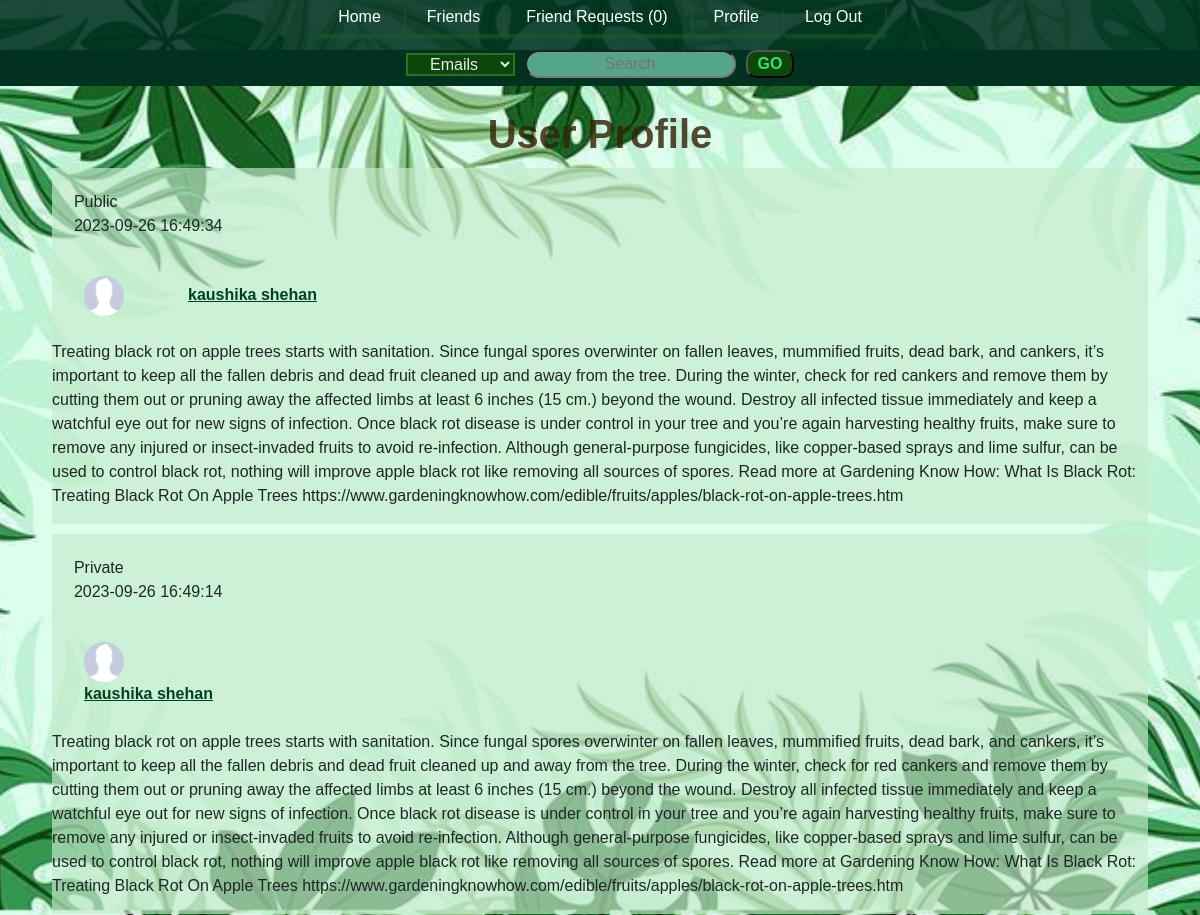
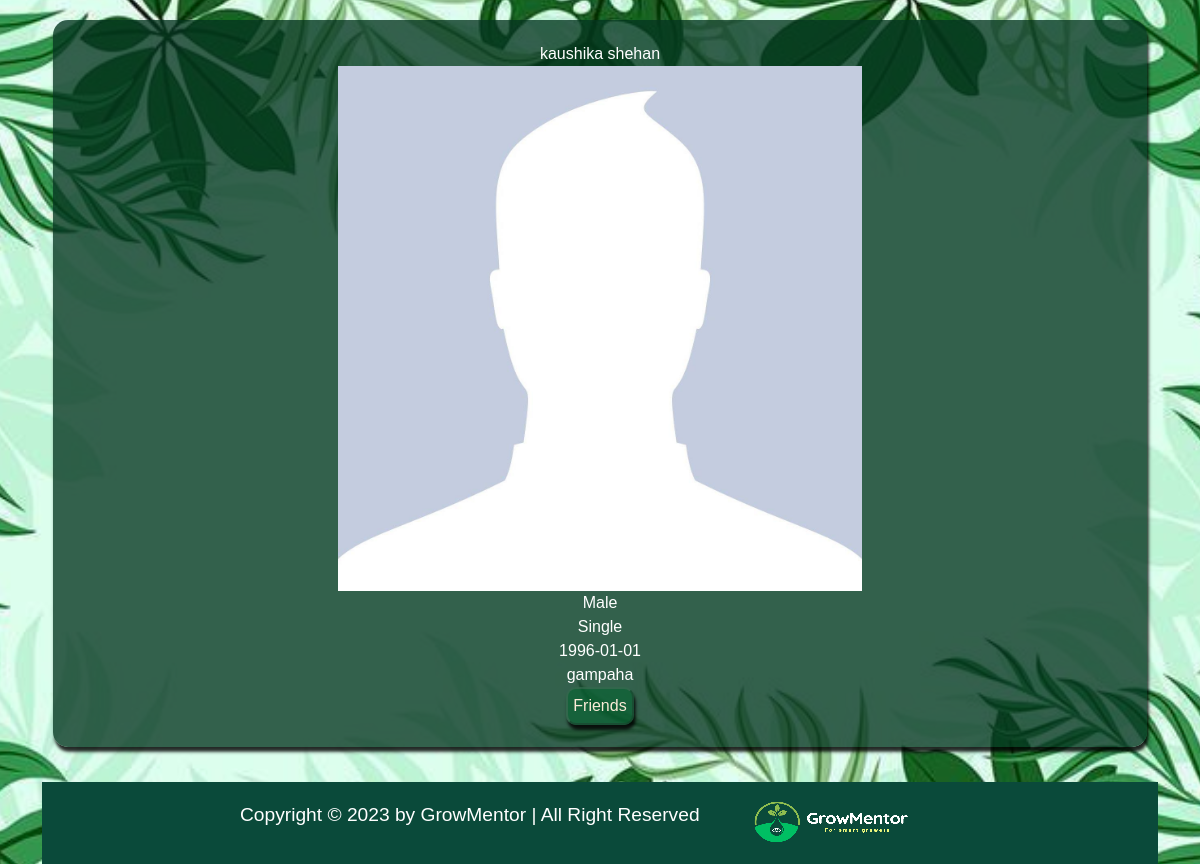
The app's page /profile.php?id=2 (signed in) with its own data (2 pictures, top to bottom).
### tables this page shows
CREATE TABLE `posts` (
  `post_id` int(11) NOT NULL,
  `post_caption` text NOT NULL,
  `post_time` timestamp NOT NULL DEFAULT current_timestamp() ON UPDATE current_timestamp(),
  `post_public` char(1) NOT NULL,
  `post_by` int(11) NOT NULL
);

CREATE TABLE `users` (
  `user_id` int(11) NOT NULL,
  `user_firstname` varchar(20) NOT NULL,
  `user_lastname` varchar(20) NOT NULL,
  `user_nickname` varchar(20) DEFAULT NULL,
  `user_password` varchar(255) NOT NULL,
  `user_email` varchar(255) NOT NULL,
  `user_gender` char(1) NOT NULL,
  `user_birthdate` date NOT NULL,
  `user_status` char(1) DEFAULT NULL,
  `user_about` text DEFAULT NULL,
  `user_hometown` varchar(255) DEFAULT NULL
);

### includes/post.php (the view, shortened to what this page needs)
<?php
echo '<div class="post">';
if($row['post_public'] == 'Y') {
    echo '<p class="public">';
    echo 'Public';
}else {
    echo '<p class="public">';
}
echo '<br>';
echo '<span class="postedtime">' . $row['post_time'] . '</span>';
echo '</p>';
echo '<div>';
include 'profile_picture.php';
echo '<a class="profilelink" href="profile.php?id=' . $row['user_id'] .'">' . $row['user_firstname'] . ' ' . $row['user_lastname'] . '<a>';
echo'</div>';
echo '<br>';
echo '<p class="caption">' . $row['post_caption'] . '</p>';
echo '</div>';
?>

### profile.php (shortened to what this page needs)
<?php
$conn = connect();
?>
<?php
if(isset($_GET['id']) && $_GET['id'] != $_SESSION['user_id']) {
    $current_id = $_GET['id'];
    $flag = 1;
} else {
    $current_id = $_SESSION['user_id'];
    $flag = 0;
}
?>
<!DOCTYPE html>
<html>
<head>
    <link href="https://cdn.jsdelivr.net/npm/bootstrap@5.3.1/dist/css/bootstrap.min.css" rel="stylesheet">
    <link href='https://unpkg.com/boxicons@2.1.4/css/boxicons.min.css' rel='stylesheet'>
</head>
<body>
<?php include 'includes/navbar.php'; ?>
    <div class="container">
        <h1 class="text-center mt-4 fw-bold">User Profile</h1>
        <?php
        if($flag == 0) {
            $postsql = "SELECT posts.post_caption, posts.post_time, users.user_firstname, users.user_lastname,
                                posts.post_public, users.user_id, users.user_gender, users.user_nickname,
                                users.user_birthdate, users.user_hometown, users.user_status, users.user_about,
                                posts.post_id
                        FROM posts
                        JOIN users
                        ON users.user_id = posts.post_by
                        WHERE posts.post_by = $current_id
                        ORDER BY posts.post_time DESC";
            $profilesql = "SELECT users.user_id, users.user_gender, users.user_hometown, users.user_status, users.user_birthdate,
                                 users.user_firstname, users.user_lastname
                          FROM users
                          WHERE users.user_id = $current_id";
            $profilequery = mysqli_query($conn, $profilesql);
        } else {
            $profilesql = "SELECT users.user_id, users.user_gender, users.user_hometown, users.user_status, users.user_birthdate,
                                    users.user_firstname, users.user_lastname, userfriends.friendship_status
                            FROM users
                            LEFT JOIN (
                                SELECT friendship.user1_id AS user_id, friendship.friendship_status
                                FROM friendship
                                WHERE friendship.user1_id = $current_id AND friendship.user2_id = {$_SESSION['user_id']}
                                UNION
                                SELECT friendship.user2_id AS user_id, friendship.friendship_status
                                FROM friendship
                                WHERE friendship.user1_id = {$_SESSION['user_id']} AND friendship.user2_id = $current_id
                            ) userfriends
                            ON userfriends.user_id = users.user_id
                            WHERE users.user_id = $current_id";
            $profilequery = mysqli_query($conn, $profilesql);
            $row = mysqli_fetch_assoc($profilequery);
            mysqli_data_seek($profilequery,0);
            if(isset($row['friendship_status'])){
                if($row['friendship_status'] == 1){
                    $postsql = "SELECT posts.post_caption, posts.post_time, users.user_firstname, users.user_lastname,
                                        posts.post_public, users.user_id, users.user_gender, users.user_nickname,
                                        users.user_birthdate, users.user_hometown, users.user_status, users.user_about,
                                        posts.post_id
                                FROM posts
                                JOIN users
                                ON users.user_id = posts.post_by
                                WHERE posts.post_by = $current_id
                                ORDER BY posts.post_time DESC";
                }
            }
        }
        $postquery = mysqli_query($conn, $postsql);
        if($postquery){
            $width = '40px';
            $height = '40px';
            if(mysqli_num_rows($postquery) == 0){
                if($flag == 0){
                    echo '<div class="post">';
                    echo 'You don\'t have any posts yet';
                    echo '</div>';
                } else {
                    echo '<div class="post">';
                    echo 'There is no public posts to show.';
                    echo '</div>';
                }
                include 'includes/profile.php';
            } else {
                while($row = mysqli_fetch_assoc($postquery)){
                    include 'includes/post.php';
                }
                include 'includes/profile.php';
                ?>
                <br>
                <?php
            }
        }
        ?>
        <footer class="footer" style="display:flex;justify-content:center;align-items:center;flex-wrap: wrap;padding:1rem 5%;background:#0A4A3A;">
            <div class="footer-text">
                <p style="font-size: 1.2rem;color: #FFFFFF;">Copyright &copy; 2023 by GrowMentor | All Right Reserved</p>
            </div>
            <div class="Logo" style="display:flex;justify-content:end;align-items:center;flex-wrap: wrap;padding:0rem 5%;">
                <li>
                    <a href="home.php"><img src="./images/navLogo.png" alt=""></a>
                </li>
            </div>
        </footer>
    </div>
</body>
</html>

### includes/profile_picture.php
<?php
$target = glob("data/images/profiles/" . $row['user_id'] . ".*");
if($target) {
    echo '<img src="' . $target[0] . '" width="' . $width . '" height="' . $height .'">';
} else {
    if($row['user_gender'] == 'M') {
        echo '<img src="data/images/profiles/M.jpg" width="' . $width . '" height="' . $height .'">';
    } else if ($row['user_gender'] == 'F') {
        echo '<img src="data/images/profiles/F.jpg" width="' . $width . '" height="' . $height .'">';
    }
}
?>

### includes/profile.php (shortened to what this page needs)
<?php
echo '<div class="profile">';
echo '<center>';
$row = mysqli_fetch_assoc($profilequery);
if(!empty($row['user_nickname']))
    echo $row['user_firstname'] . ' ' . $row['user_lastname'] . ' (' . $row['user_nickname'] . ')';
else
    echo $row['user_firstname'] . ' ' . $row['user_lastname'];
echo '<br>';
$width = '50%';
$height = 'auto';
include 'includes/profile_picture.php';
echo '<br>';
if($row['user_gender'] == "M")
    echo 'Male';
else if($row['user_gender'] == "F")
    echo 'Female';
echo '<br>';
if(!empty($row['user_status'])){
    if($row['user_status'] == "S")
        echo 'Single';
    else if($row['user_status'] == "E")
        echo 'Engaged';
    else if($row['user_status'] == "M")
        echo 'Married';
    echo '<br>';
}
echo $row['user_birthdate'];
if(!empty($row['user_hometown'])){
    echo '<br>';
    echo $row['user_hometown'];
}
if($flag == 1){
    echo '<br>';
    if(isset($row['friendship_status'])) {
        if($row['friendship_status'] == 1){
            echo '<form method="post">';
            echo '<input type="submit" value="Friends" disabled="disabled" id="special">';
            echo '</form>';
        } else if ($row['friendship_status'] == 0){
            echo '<form method="post">';
            echo '<input type="submit" value="Request Pending" disabled="disabled" id="special">';
            echo '</form>';
        }
    } else {
        echo '<form method="post">';
        echo '<input type="submit" value="Send Friend Request" name="request">';
        echo'</form>';
    }
}
echo'</div>';
?>

### profile.php (style rules this page uses)
body { background-image: url('images/12.jpg'); background-size: cover; background-position: center; background-repeat: repeat; font-family: 'Poppins', sans-serif; margin: 0; padding: 0; }
html { overflow-x: hidden; }
h1 { color: #352205d1; }
.container { margin: auto; width: 100%; height: 100vh; }
.container div.post img,#cap, .profilelink { margin: 0 2rem 0 2rem; }
.container div.post img, .container div.post a.profilelink { border-radius: 50%; color: #004024; font-weight: bold; }
.post { display: flex; justify-content: center; width: 60%; margin:auto; }
p.public { padding: 2%; }
div .post { display: block; width: auto; height: auto; margin: 10px; padding: auto; background-color: #c6ebcca8; }
div .profile { background-color: #05351fc7; border-radius: 15px; box-shadow: 0.1rem 0.3rem 0.2rem rgb(0 0 0 / 84%); color: white; display: flex; justify-content: center; align-items: center; margin: 1%; padding: 2%; width: fit-content; font-family: Poppins,sans-serif; }
a:not([href]):not([class]), a:not([href]):not([class]):hover { color: inherit; text-decoration: none; display: flex; flex-wrap: wrap; flex-direction: column; }
.container input[type=submit] { background-color: #096332a8; border-radius: 10px; box-shadow: 0.1rem 0.3rem 0.2rem rgb(0 0 0 / 84%); padding: 5px; color: antiquewhite; transition: .5s ease; }
input { border-radius: 10px; background-color: #ffffff78; }

### includes/navbar.php (style rules this page uses)
* { margin: 0; padding: 0; scroll-behavior: smooth; list-style-type: none; font-family: 'Arial', sans-serif; }
html { overflow-x: hidden; }

### records on screen
posts: post_public "Public", post_time "2023-09-26 16:49:34", post_by.user_firstname "kaushika", post_by.user_lastname "shehan", post_caption "Treating black rot on apple trees starts with sanitation. Since fungal spores overwinter on fallen leaves, mummified fruits, dead bark, and cankers, it’s important to keep all the fallen debris and dead fruit cleaned up and away from the tree. During the winter, check for red cankers and remove them by cutting them out or pruning away the affected limbs at least 6 inches (15 cm.) beyond the wound. Destroy all infected tissue immediately and keep a watchful eye out for new signs of infection. Once black rot disease is under control in your tree and you’re again harvesting healthy fruits, make sure to remove any injured or insect-invaded fruits to avoid re-infection. Although general-purpose…"
posts: post_time "2023-09-26 16:49:14", post_by.user_firstname "kaushika", post_by.user_lastname "shehan", post_caption "Treating black rot on apple trees starts with sanitation. Since fungal spores overwinter on fallen leaves, mummified fruits, dead bark, and cankers, it’s important to keep all the fallen debris and dead fruit cleaned up and away from the tree. During the winter, check for red cankers and remove them by cutting them out or pruning away the affected limbs at least 6 inches (15 cm.) beyond the wound. Destroy all infected tissue immediately and keep a watchful eye out for new signs of infection. Once black rot disease is under control in your tree and you’re again harvesting healthy fruits, make sure to remove any injured or insect-invaded fruits to avoid re-infection. Although general-purpose…"
users: user_firstname "kaushika", user_lastname "shehan", user_birthdate "1996-01-01", user_hometown "gampaha"

### other values on screen
$row['count'] "0"
